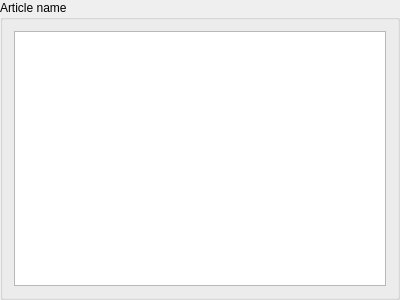
<?xml version="1.0" encoding="UTF-8"?>
<ui version="4.0">
 <class>ArticleWidget</class>
 <widget class="QGroupBox" name="ArticleWidget">
  <property name="geometry">
   <rect>
    <x>0</x>
    <y>0</y>
    <width>400</width>
    <height>300</height>
   </rect>
  </property>
  <property name="windowTitle">
   <string>GroupBox</string>
  </property>
  <property name="title">
   <string>Article name</string>
  </property>
  <layout class="QVBoxLayout" name="verticalLayout">
   <item>
    <widget class="QTextBrowser" name="article_name">
     <property name="acceptRichText">
      <bool>false</bool>
     </property>
    </widget>
   </item>
  </layout>
 </widget>
 <resources/>
 <connections/>
</ui>
